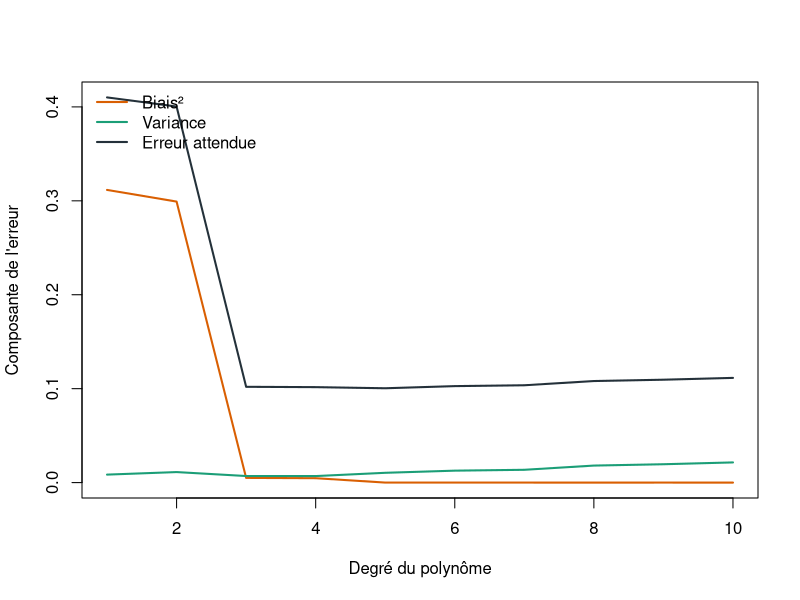
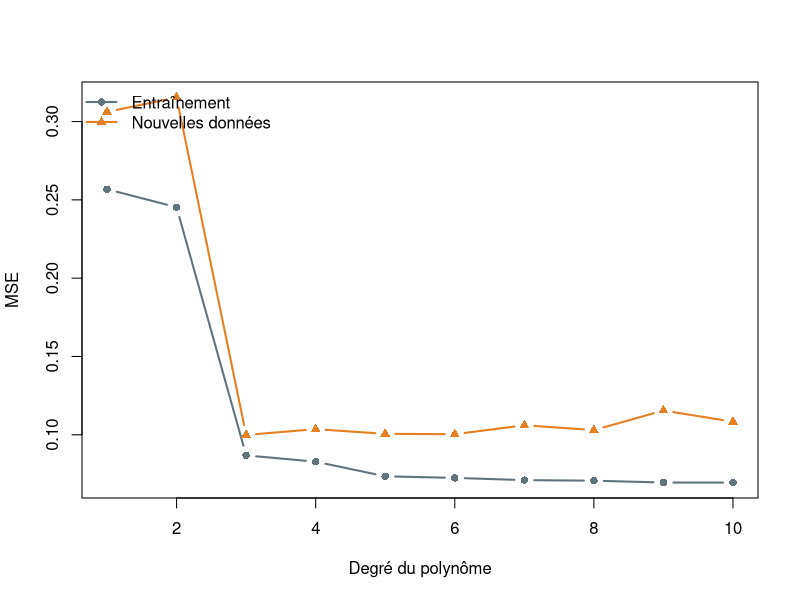
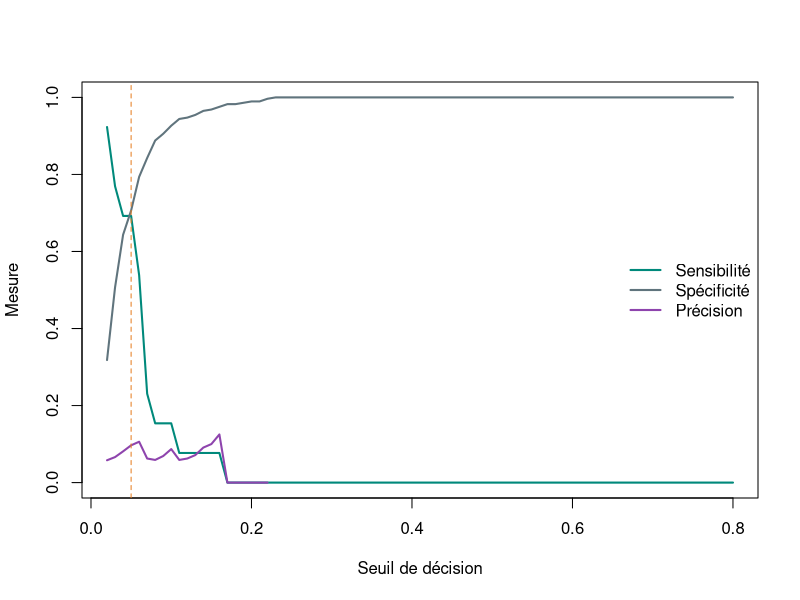
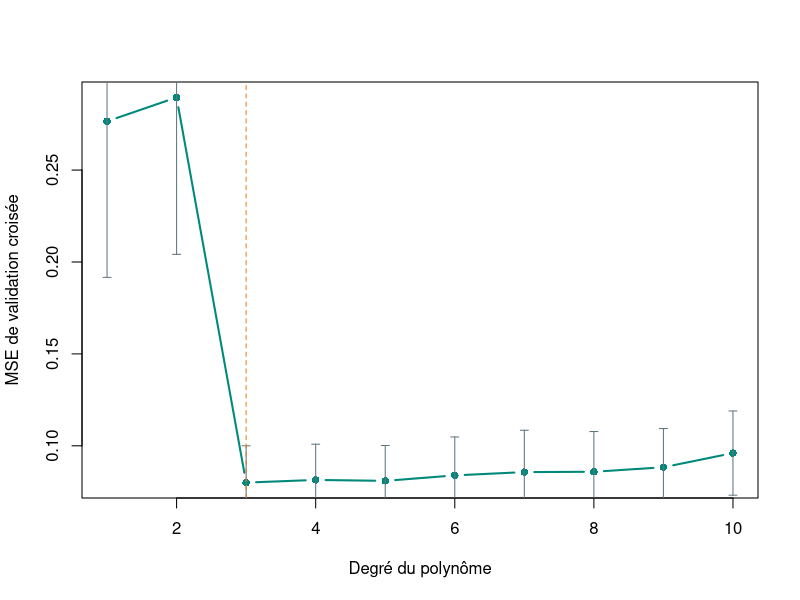

Write the R code that produced these figures, in order.

# Analyse exploratoire — démonstrations R pour le cours STT-2200
#
options(width = 90, digits = 4)

graine_defaut <- 2200L
set.seed(graine_defaut)

pourcentage <- function(x, chiffres = 1L) {
  paste0(formatC(100 * x, format = "f", digits = chiffres), " %")
}


# 1. REPRÉSENTER ET INSPECTER LES DONNÉES -----------------------------------

# Chaque ligne devrait représenter un client. Cette petite base brute contient
# pourtant un doublon, plusieurs codes de valeurs manquantes et des modalités
# écrites de façons différentes.
clients_bruts <- data.frame(
  id_client = c(101, 102, 102, 103, 104, 105),
  age = c("34", "NA", "29", "45", "?", "38"),
  revenu = c("52 000", "48000", "48000", "N/A", "64000", "71000"),
  region = c("Québec", "Montréal", "Montréal", "Québec", "Estrie", "estrie"),
  achat = c("Oui", "non", "NON", "oui", "Oui", "?")
)

print(clients_bruts)
cat("Identifiants dupliqués : ",
  paste(
    unique(clients_bruts$id_client[duplicated(clients_bruts$id_client)]),
    collapse = ", "
  ), "\n", sep = ""
)

normaliser_manquants <- function(x) {
  x <- trimws(as.character(x))
  x[tolower(x) %in% c("", "na", "n/a", "?", "inconnu")] <- NA_character_
  x
}

clients <- clients_bruts
clients[] <- lapply(clients, normaliser_manquants)
clients$id_client <- as.integer(clients$id_client)
clients$age <- as.numeric(clients$age)
clients$revenu <- as.numeric(gsub(" ", "", clients$revenu, fixed = TRUE))
clients$region <- tools::toTitleCase(tolower(clients$region))
clients$achat <- factor(tolower(clients$achat), levels = c("non", "oui"))

# Le traitement d'un doublon dépend du sens de l'unité statistique. Ici, les
# deux lignes du client 102 décrivent la même unité et l'une est plus complète.
# Nous la conservons. Dans une analyse réelle, cette règle doit être documentée.
completude <- rowSums(!is.na(clients))
clients <- clients[order(clients$id_client, -completude), ]
clients <- clients[!duplicated(clients$id_client), ]
clients <- clients[order(clients$id_client), ]

print(clients)
str(clients)

cat("Valeurs manquantes par variable :\n")
print(colSums(is.na(clients)))

# Une modalité nominale ne doit pas être codée 1, 2, 3 comme si elle était
# ordonnée. model.matrix() produit un encodage binaire sans imposer cet ordre.
encodage_region <- model.matrix(~ region - 1, data = clients)
print(encodage_region)

# Que changerait-on si l'unité statistique était la transaction plutôt que le
# client ? Les doublons d'identifiants deviendraient-ils encore des doublons?


# 2. DISTANCES ET SIMILARITÉS ------------------------------------------------

distance_minkowski <- function(x, y, q = 2) {
  stopifnot(length(x) == length(y), q >= 1)
  sum(abs(x - y)^q)^(1 / q)
}

x <- c(taille_cm = 162.1, masse_kg = 66.8)
y <- c(taille_cm = 175.8, masse_kg = 81.6)

cat("Manhattan (q = 1) : ", distance_minkowski(x, y, q = 1))
cat("Euclidienne (q = 2) : ", distance_minkowski(x, y, q = 2))
cat("Similarité 1 / (1 + d2) : ", 1 / (1 + distance_minkowski(x, y, q = 2)))

# Dans cet exemple, le revenu exprimé en dollars domine la distance brute.
# La standardisation mesure plutôt les écarts en nombres d'écarts-types.
profils <- data.frame(
  age = c(23, 48, 46, 50, 25),
  revenu = c(42000, 42100, 65000, 68000, 50000),
  achats = c(3, 15, 14, 16, 4),
  row.names = c("A", "B", "C", "D", "E")
)

distances_brutes <- as.matrix(dist(profils, method = "euclidean"))
profils_standardises <- scale(profils)
distances_standardisees <- as.matrix(
  dist(profils_standardises, method = "euclidean")
)

cat("Depuis A, sans standardisation : ",
    names(which.min(distances_brutes["A", -1])), "\n", sep = "")
cat("Depuis A, après standardisation : ",
    names(which.min(distances_standardisees["A", -1])), "\n", sep = "")
cat("\nDistances depuis A, avant et après standardisation :\n")
print(data.frame(
  profil = rownames(profils)[-1],
  distance_brute = distances_brutes["A", -1],
  distance_standardisee = distances_standardisees["A", -1],
  row.names = NULL
))

distance_hamming <- function(x, y) {
  stopifnot(length(x) == length(y))
  sum(x != y)
}

x_qualitatif <- c("bleus", "bruns", "courts")
y_qualitatif <- c("bleus", "noirs", "longs")
cat("Nombre de désaccords : ",
    distance_hamming(x_qualitatif, y_qualitatif), " sur ",
    length(x_qualitatif), " variables\n", sep = "")

jaccard <- function(x, y) {
  stopifnot(length(x) == length(y), all(x %in% 0:1), all(y %in% 0:1))

  m11 <- sum(x == 1 & y == 1)
  m10 <- sum(x == 1 & y == 0)
  m01 <- sum(x == 0 & y == 1)
  m00 <- sum(x == 0 & y == 0)
  denominateur <- m11 + m10 + m01

  # Convention : deux vecteurs sans aucune présence ont une similarité de 1.
  similarite <- if (denominateur == 0) 1 else m11 / denominateur

  list(
    quantites = c(M11 = m11, M10 = m10, M01 = m01, M00 = m00),
    similarite = similarite,
    distance = 1 - similarite
  )
}

x_binaire <- c(1, 0, 1, 0, 0)
y_binaire <- c(1, 0, 0, 1, 0)
exemple_jaccard <- jaccard(x_binaire, y_binaire)

print(exemple_jaccard$quantites)
cat("Similarité de Jaccard : ", exemple_jaccard$similarite, "\n", sep = "")
cat("Distance de Jaccard : ", exemple_jaccard$distance, "\n", sep = "")
cat("Distance de Hamming : ", distance_hamming(x_binaire, y_binaire), "\n",
    sep = "")

# Hamming compte les doubles absences comme des accords. Jaccard les retire de
# son dénominateur, ce qui est utile pour des présences rares comme des achats.


# 3. ERREURS DE REGRESSION --------------------------------------------------
mse <- function(observe, predit) mean((observe - predit)^2)
mae <- function(observe, predit) mean(abs(observe - predit))

# Le modèle A est exact quatre fois, mais commet une très grande erreur. Le
# modèle B fait une erreur modérée sur chaque observation.
observe <- rep(10, 5)
predit_a <- c(10, 10, 10, 10, 0)
predit_b <- rep(7, 5)

comparaison_regression <- data.frame(
  modele = c("A : une erreur extrême", "B : erreurs régulières"),
  MSE = c(mse(observe, predit_a), mse(observe, predit_b)),
  MAE = c(mae(observe, predit_a), mae(observe, predit_b))
)

print(comparaison_regression)
cat(
  "La MAE préfère A, tandis que la MSE préfère B. Le critère exprime donc une",
  " préférence sur le coût des erreurs.\n", sep = ""
)


# 4. ERREUR DE CLASSIFICATION ET MATRICE DE CONFUSION -----------------------

division_sure <- function(numerateur, denominateur) {
  if (denominateur == 0) NA_real_ else numerateur / denominateur
}

mesures_binaires <- function(
  observe, predit, positif = "fraude", negatif = "legitime"
) {
  stopifnot(length(observe) == length(predit))

  observe <- as.character(observe)
  predit <- as.character(predit)

  vp <- sum(observe == positif & predit == positif)
  fn <- sum(observe == positif & predit == negatif)
  fp <- sum(observe == negatif & predit == positif)
  vn <- sum(observe == negatif & predit == negatif)

  matrice <- matrix(
    c(vp, fn, fp, vn),
    nrow = 2,
    byrow = TRUE,
    dimnames = list(
      observe = c(paste("Réel", positif), paste("Réel", negatif)),
      predit = c(paste("Prédit", positif), paste("Prédit", negatif))
    )
  )

  mesures <- c(
    taux_erreur = mean(observe != predit),
    exactitude = mean(observe == predit),
    sensibilite = division_sure(vp, vp + fn),
    specificite = division_sure(vn, vn + fp),
    precision = division_sure(vp, vp + fp)
  )

  list(
    matrice = matrice,
    effectifs = c(VP = vp, FN = fn, FP = fp, VN = vn),
    mesures = mesures
  )
}

# Exemple des notes : 20 fraudes parmi 1 000 transactions, dont 16 détectées;
# le modèle produit aussi 30 fausses alertes.
classe_observee <- c(rep("fraude", 20), rep("legitime", 980))
classe_predite <- c(
  rep("fraude", 16), rep("legitime", 4),
  rep("fraude", 30), rep("legitime", 950)
)

evaluation_fraude <- mesures_binaires(classe_observee, classe_predite)
print(evaluation_fraude$matrice)
print(data.frame(
  mesure = names(evaluation_fraude$mesures),
  valeur = unname(evaluation_fraude$mesures),
  pourcentage = vapply(evaluation_fraude$mesures, pourcentage, character(1)),
  row.names = NULL
))

# Un classifieur qui prédit toujours la classe majoritaire obtient seulement 2 %
# d'erreur, mais sa sensibilité est nulle : il ne détecte aucune fraude.
prediction_majoritaire <- rep("legitime", length(classe_observee))
evaluation_majoritaire <- mesures_binaires(
  classe_observee, prediction_majoritaire
)
print(rbind(
  modele = evaluation_fraude$mesures,
  toujours_legitime = evaluation_majoritaire$mesures
))

# Le coût permet de distinguer des erreurs dont les conséquences diffèrent.
# Les montants ci-dessous sont pédagogiques, pas des estimations réelles.
cout_fn <- 500
cout_fp <- 50
cout_classification <- function(evaluation) {
  evaluation$effectifs["FN"] * cout_fn +
    evaluation$effectifs["FP"] * cout_fp
}

comparaison_couts <- data.frame(
  strategie = c("Modèle", "Toujours légitime"),
  taux_erreur = c(
    evaluation_fraude$mesures["taux_erreur"],
    evaluation_majoritaire$mesures["taux_erreur"]
  ),
  cout = c(
    cout_classification(evaluation_fraude),
    cout_classification(evaluation_majoritaire)
  )
)
print(comparaison_couts)
cat("Le modèle fait davantage d'erreurs au total, mais réduit ici le coût des",
    " fraudes manquées.\n", sep = "")


# 5. COMPROMIS BIAIS-VARIANCE ----------------------------------------------

# Vérification numérique de l'exemple présenté dans les notes.
methodes <- data.frame(
  methode = c("A", "B", "C"),
  biais = c(-2, 0, -0.5),
  variance = c(0.25, 4, 0.5),
  variance_bruit = 1
)
methodes$erreur_attendue <- methodes$biais^2 + methodes$variance +
  methodes$variance_bruit
print(methodes)

# Simulation : on répète l'échantillonnage, on ajuste des polynômes de degrés
# différents et on observe la prédiction produite au même point x0.
fonction_reelle <- function(x) sin(pi * x)
sigma <- 0.30
x0 <- 0.35
degres <- 1:10
n_repetitions <- 200L
predictions_x0 <- matrix(
  NA_real_,
  nrow = n_repetitions,
  ncol = length(degres),
  dimnames = list(NULL, paste0("degre_", degres))
)

set.seed(graine_defaut + 1L)
for (b in seq_len(n_repetitions)) {
  donnees_b <- data.frame(x = runif(40, -1, 1))
  donnees_b$y <- fonction_reelle(donnees_b$x) + rnorm(40, sd = sigma)

  for (j in seq_along(degres)) {
    d <- degres[j]
    ajustement <- lm(y ~ poly(x, degree = d, raw = TRUE), data = donnees_b)
    predictions_x0[b, j] <- predict(ajustement, newdata = data.frame(x = x0))
  }
}

resume_biais_variance <- data.frame(
  degre = degres,
  biais_carre = (colMeans(predictions_x0) - fonction_reelle(x0))^2,
  variance = apply(predictions_x0, 2, var),
  bruit = sigma^2
)
resume_biais_variance$erreur_attendue <- with(
  resume_biais_variance,
  biais_carre + variance + bruit
)

print(resume_biais_variance)

# Sur un échantillon fixe, l'erreur d'entraînement tend à diminuer avec le
# degré, tandis que l'erreur sur de nouvelles données peut remonter.
set.seed(graine_defaut + 2L)
entrainement_poly <- data.frame(x = runif(45, -1, 1))
entrainement_poly$y <- fonction_reelle(entrainement_poly$x) +
  rnorm(nrow(entrainement_poly), sd = sigma)
test_poly <- data.frame(x = runif(2000, -1, 1))
test_poly$y <- fonction_reelle(test_poly$x) + rnorm(nrow(test_poly), sd = sigma)

erreurs_flexibilite <- do.call(rbind, lapply(degres, function(d) {
  ajustement <- lm(y ~ poly(x, degree = d, raw = TRUE),
                   data = entrainement_poly)
  data.frame(
    degre = d,
    MSE_entrainement = mse(
      entrainement_poly$y,
      predict(ajustement, newdata = entrainement_poly)
    ),
    MSE_test = mse(test_poly$y, predict(ajustement, newdata = test_poly))
  )
}))

print(erreurs_flexibilite)

matplot(
  resume_biais_variance$degre,
  resume_biais_variance[, c("biais_carre", "variance", "erreur_attendue")],
  type = "l", lwd = 2, lty = 1,
  col = c("#d95f02", "#1b9e77", "#24313a"),
  xlab = "Degré du polynôme", ylab = "Composante de l'erreur"
)
legend(
  "topleft",
  legend = c("Biais²", "Variance", "Erreur attendue"),
  col = c("#d95f02", "#1b9e77", "#24313a"),
  lwd = 2, bty = "n"
)

matplot(
  erreurs_flexibilite$degre,
  erreurs_flexibilite[, c("MSE_entrainement", "MSE_test")],
  type = "b", pch = c(16, 17), lty = 1, lwd = 2,
  col = c("#60747d", "#e67e22"),
  xlab = "Degré du polynôme", ylab = "MSE"
)
legend(
  "topleft", legend = c("Entraînement", "Nouvelles données"),
  col = c("#60747d", "#e67e22"), pch = c(16, 17), lwd = 2, bty = "n"
)



# 6. SÉPARER LES DONNÉES ET ÉVITER LES FUITES -------------------------------

separation_stratifiee <- function(
  y, proportion_entrainement = 0.60,
  proportion_validation = 0.20,
  graine = graine_defaut
) {
  stopifnot(proportion_entrainement > 0, proportion_validation > 0,
            proportion_entrainement + proportion_validation < 1)
  set.seed(graine)

  indices_par_classe <- split(seq_along(y), y)
  resultat <- list(entrainement = integer(), validation = integer(),
                   test = integer())

  for (indices in indices_par_classe) {
    indices <- sample(indices)
    n_classe <- length(indices)
    n_entrainement <- floor(proportion_entrainement * n_classe)
    n_validation <- floor(proportion_validation * n_classe)

    resultat$entrainement <- c(
      resultat$entrainement,
      indices[seq_len(n_entrainement)]
    )
    resultat$validation <- c(
      resultat$validation,
      indices[n_entrainement + seq_len(n_validation)]
    )
    debut_test <- n_entrainement + n_validation + 1L
    resultat$test <- c(resultat$test, indices[debut_test:n_classe])
  }

  lapply(resultat, sort)
}

ajuster_standardisation <- function(donnees, variables) {
  centres <- vapply(donnees[variables], mean, numeric(1), na.rm = TRUE)
  echelles <- vapply(donnees[variables], sd, numeric(1), na.rm = TRUE)
  if (any(echelles == 0)) stop("Une variable à standardiser est constante.")
  list(variables = variables, centres = centres, echelles = echelles)
}

appliquer_standardisation <- function(donnees, recette) {
  resultat <- donnees
  for (variable in recette$variables) {
    resultat[[variable]] <- (
      resultat[[variable]] - recette$centres[[variable]]
    ) / recette$echelles[[variable]]
  }
  resultat
}

# Données synthétiques de transactions. La réponse est déséquilibrée et les
# probabilités servent seulement à générer l'exemple; le modèle ne les
# observe pas.
set.seed(graine_defaut + 3L)
n_transactions <- 1500L
transactions <- data.frame(
  montant = rlnorm(n_transactions, meanlog = log(80), sdlog = 1),
  heure_nuit = rbinom(n_transactions, 1, 0.12),
  etranger = rbinom(n_transactions, 1, 0.10)
)
transactions$montant_log <- log1p(transactions$montant)
eta <- -3.7 +
  0.8 * (transactions$montant_log - log(80)) +
  1.2 * transactions$heure_nuit +
  1.0 * transactions$etranger
transactions$fraude <- factor(
  ifelse(rbinom(n_transactions, 1, plogis(eta)) == 1, "oui", "non"),
  levels = c("non", "oui")
)

indices <- separation_stratifiee(
  transactions$fraude, graine = graine_defaut + 4L
)
entrainement <- transactions[indices$entrainement, ]
validation <- transactions[indices$validation, ]
test <- transactions[indices$test, ]

print(data.frame(
  ensemble = c("Entraînement", "Validation", "Test"),
  n = c(nrow(entrainement), nrow(validation), nrow(test)),
  proportion_fraude = c(mean(entrainement$fraude == "oui"),
                        mean(validation$fraude == "oui"),
                        mean(test$fraude == "oui"))
))

# La moyenne et l'écart-type sont appris sur l'entraînement seulement. Ils sont
# ensuite réutilisés sans réajustement sur la validation et le test.
recette <- ajuster_standardisation(entrainement, "montant_log")
entrainement_std <- appliquer_standardisation(entrainement, recette)
validation_std <- appliquer_standardisation(validation, recette)
test_std <- appliquer_standardisation(test, recette)

cat("Moyenne standardisée dans l'entraînement : ",
    mean(entrainement_std$montant_log), "\n", sep = "")
cat("Moyenne standardisée dans le test : ",
    mean(test_std$montant_log),
    " (elle n'a aucune raison d'être exactement nulle)\n", sep = "")

modele_logistique <- glm(
  fraude ~ montant_log + heure_nuit + etranger,
  data = entrainement_std,
  family = binomial()
)

probabilite_validation <- predict(
  modele_logistique,
  newdata = validation_std,
  type = "response"
)

evaluer_seuil <- function(seuil, observe, probabilite,
                          cout_fn = 20, cout_fp = 1) {
  predit <- ifelse(probabilite >= seuil, "oui", "non")
  evaluation <- mesures_binaires(
    observe, predit, positif = "oui", negatif = "non"
  )
  data.frame(
    seuil = seuil,
    cout = cout_fn * evaluation$effectifs["FN"] +
      cout_fp * evaluation$effectifs["FP"],
    taux_erreur = evaluation$mesures["taux_erreur"],
    sensibilite = evaluation$mesures["sensibilite"],
    specificite = evaluation$mesures["specificite"],
    precision = evaluation$mesures["precision"],
    row.names = NULL
  )
}

seuils <- seq(0.02, 0.80, by = 0.01)
resultats_validation <- do.call(
  rbind,
  lapply(seuils, evaluer_seuil,
         observe = validation_std$fraude,
         probabilite = probabilite_validation)
)
meilleur_seuil <- resultats_validation$seuil[
  which.min(resultats_validation$cout)
]

print(resultats_validation[which.min(resultats_validation$cout), ])

# L'ensemble de test ne sert qu'après le choix du modèle et du seuil.
probabilite_test <- predict(modele_logistique, newdata = test_std,
                            type = "response")
test_seuil_choisi <- evaluer_seuil(
  meilleur_seuil, test_std$fraude, probabilite_test
)
test_seuil_05 <- evaluer_seuil(0.50, test_std$fraude, probabilite_test)
print(rbind(seuil_valide = test_seuil_choisi, seuil_0_5 = test_seuil_05))

matplot(
  resultats_validation$seuil,
  resultats_validation[, c("sensibilite", "specificite", "precision")],
  type = "l", lwd = 2, lty = 1,
  col = c("#00897b", "#60747d", "#8e44ad"),
  xlab = "Seuil de décision", ylab = "Mesure"
)
abline(v = meilleur_seuil, col = "#e67e22", lty = 2)
legend(
  "right", legend = c("Sensibilité", "Spécificité", "Précision"),
  col = c("#00897b", "#60747d", "#8e44ad"), lwd = 2, bty = "n"
)


# 7. VALIDATION CROISÉE À K PLIS --------------------------------------------
creer_plis <- function(n, k = 5L, graine = graine_defaut) {
  stopifnot(k >= 2, k <= n)
  set.seed(graine)
  sample(rep(seq_len(k), length.out = n))
}

validation_croisee_polynome <- function(donnees, degres, plis) {
  k <- max(plis)
  tailles_plis <- tabulate(plis, nbins = k)
  resultats <- vector("list", length(degres))

  for (j in seq_along(degres)) {
    d <- degres[j]
    erreurs_plis <- numeric(k)

    for (pli in seq_len(k)) {
      donnees_entrainement <- donnees[plis != pli, ]
      donnees_validation <- donnees[plis == pli, ]
      ajustement <- lm(
        y ~ poly(x, degree = d, raw = TRUE),
        data = donnees_entrainement
      )
      prediction <- predict(ajustement, newdata = donnees_validation)
      erreurs_plis[pli] <- mse(donnees_validation$y, prediction)
    }

    resultats[[j]] <- data.frame(
      degre = d,
      erreur_cv = weighted.mean(erreurs_plis, tailles_plis),
      ecart_type_plis = sd(erreurs_plis),
      erreur_min = min(erreurs_plis),
      erreur_max = max(erreurs_plis)
    )
  }

  do.call(rbind, resultats)
}

set.seed(graine_defaut + 6L)
donnees_cv <- data.frame(x = runif(120, -1, 1))
donnees_cv$y <- fonction_reelle(donnees_cv$x) +
  rnorm(nrow(donnees_cv), sd = sigma)

# Les mêmes plis servent à chaque degré. La comparaison dépend ainsi moins du
# hasard du découpage qu'avec de nouveaux plis pour chaque modèle.
plis <- creer_plis(nrow(donnees_cv), k = 5L, graine = graine_defaut + 7L)
resultats_cv <- validation_croisee_polynome(donnees_cv, 1:10, plis)
meilleur_degre <- resultats_cv$degre[which.min(resultats_cv$erreur_cv)]

print(resultats_cv)
cat("Degré choisi par validation croisée : ", meilleur_degre, "\n", sep = "")
cat("La dispersion entre les plis complète la moyenne; elle ne constitue pas",
    " automatiquement un intervalle de confiance.\n", sep = "")

plot(
  resultats_cv$degre, resultats_cv$erreur_cv,
  type = "b", pch = 16, lwd = 2, col = "#00897b",
  xlab = "Degré du polynôme", ylab = "MSE de validation croisée"
)
arrows(
  resultats_cv$degre,
  resultats_cv$erreur_cv - resultats_cv$ecart_type_plis,
  resultats_cv$degre,
  resultats_cv$erreur_cv + resultats_cv$ecart_type_plis,
  angle = 90, code = 3, length = 0.04, col = "#60747d"
)
abline(v = meilleur_degre, col = "#e67e22", lty = 2)
